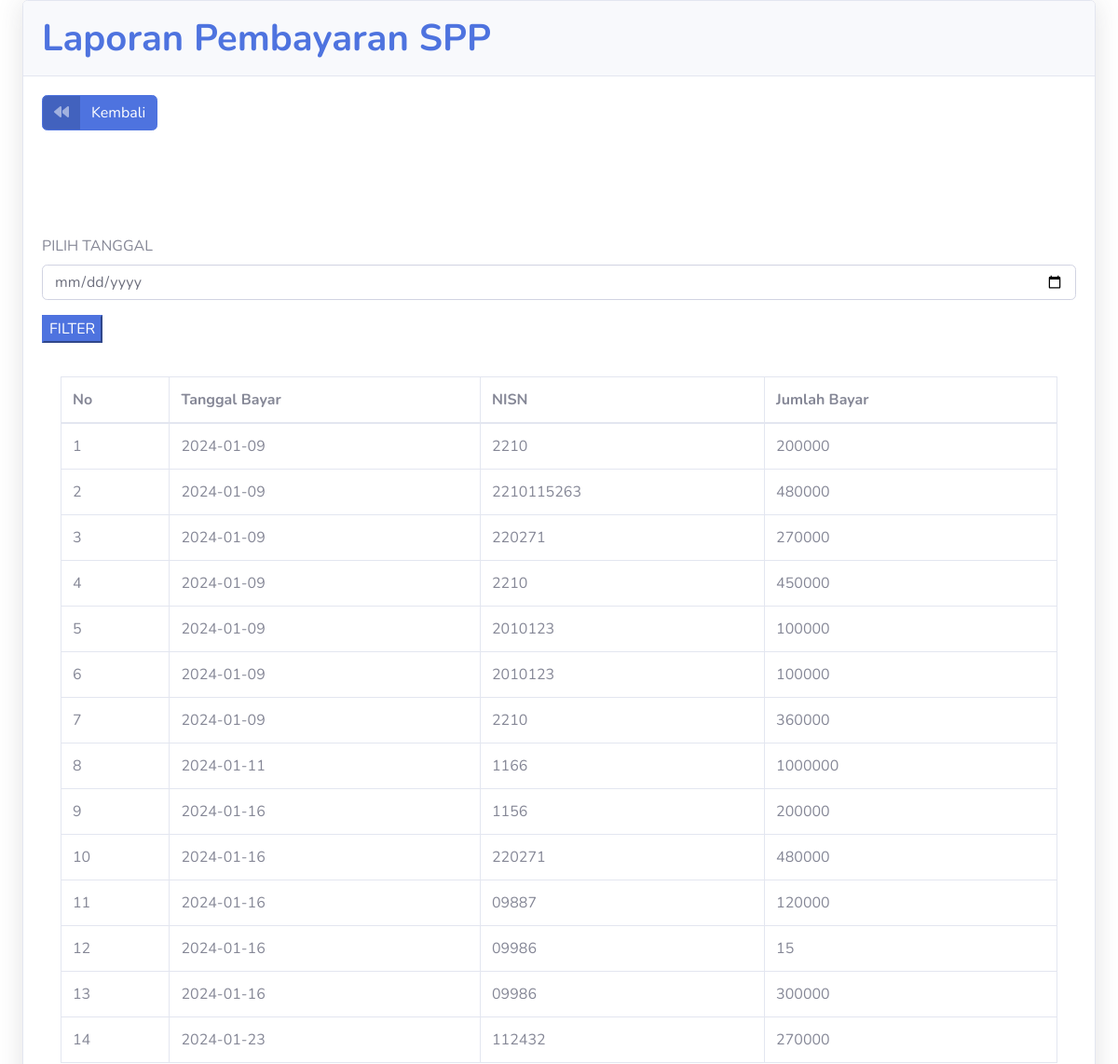
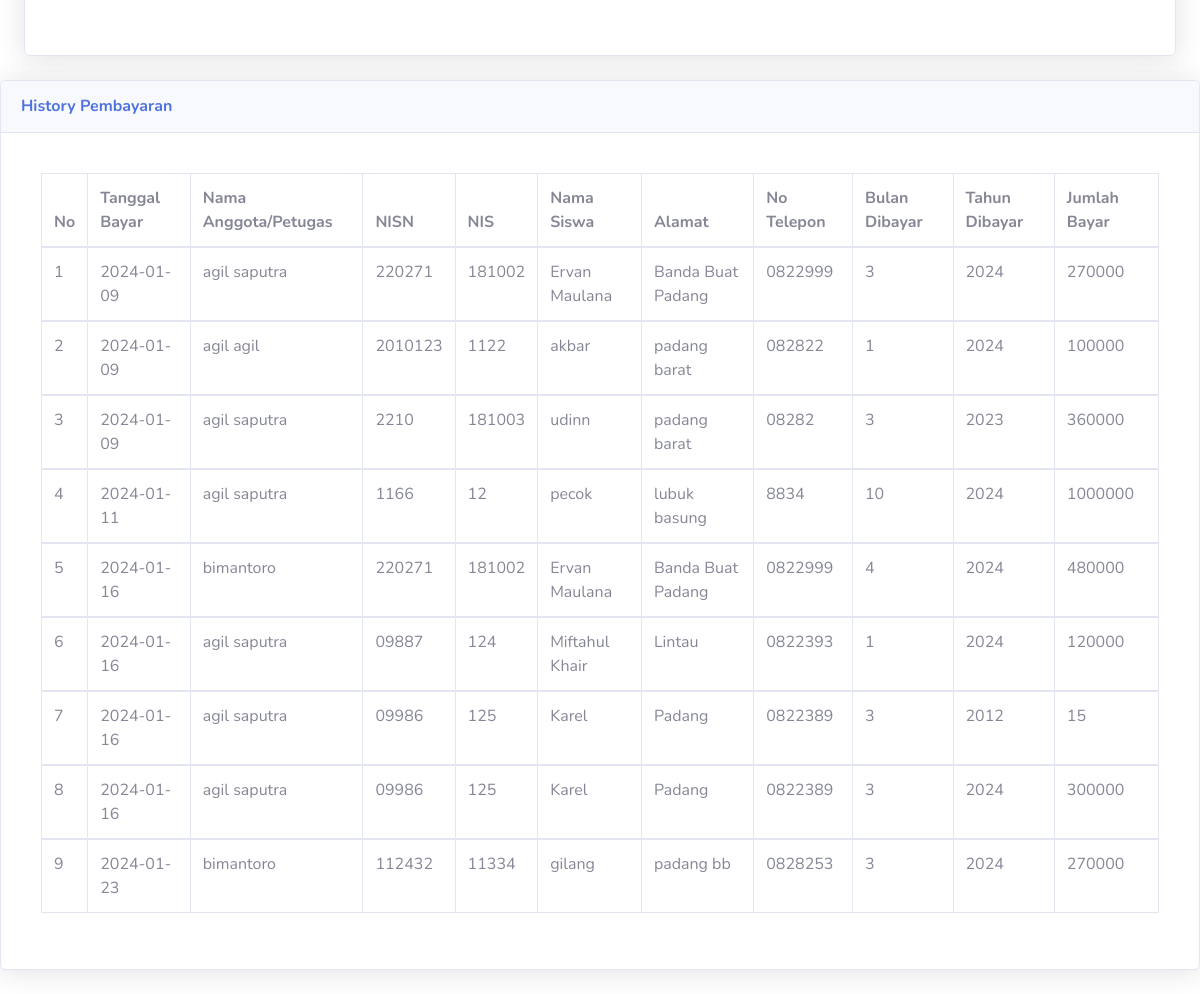
The app's page /informasi.php with its own data (2 pictures, top to bottom).
### tables this page shows
CREATE TABLE IF NOT EXISTS `pembayaran` (
  `id_pembayaran` int(11) NOT NULL AUTO_INCREMENT,
  `id_anggota` int(11) NOT NULL,
  `nisn` varchar(10) NOT NULL,
  `tanggal_bayar` date NOT NULL,
  `bulan_dibayar` varchar(10) NOT NULL,
  `tahun_dibayar` varchar(4) NOT NULL,
  `id_spp` int(11) NOT NULL,
  `jumlah_bayar` int(11) NOT NULL,
  PRIMARY KEY (`id_pembayaran`)
);

CREATE TABLE IF NOT EXISTS `anggota` (
  `id_anggota` int(11) NOT NULL AUTO_INCREMENT,
  `username` varchar(25) NOT NULL,
  `password` varchar(32) NOT NULL,
  `nama_anggota` varchar(35) NOT NULL,
  `level` enum('admin','walikelas','','') NOT NULL,
  PRIMARY KEY (`id_anggota`)
);

CREATE TABLE IF NOT EXISTS `siswa` (
  `nisn` char(10) NOT NULL,
  `nis` char(8) NOT NULL,
  `nama` varchar(35) NOT NULL,
  `id_kelas` int(11) NOT NULL,
  `alamat` varchar(255) NOT NULL,
  `no_telp` varchar(13) NOT NULL,
  `id_spp` int(11) NOT NULL,
  PRIMARY KEY (`nisn`)
);

### informasi.php (the view, shortened to what this page needs)
<!DOCTYPE html>
<html lang="en">
<head>
  <link rel="stylesheet" href="https://cdnjs.cloudflare.com/ajax/libs/font-awesome/6.5.1/css/all.min.css" />
  <link href="../TA_Agil-Saputra_220271_WEBPROG/css/sb-admin-2.min.css" rel="stylesheet">
</head>
<body id="page-top">
<div class="container-fluid">
         <div class="card shadow mb-4">
            <div class="card-header py-3">
              <h1 class="m-0 font-weight-bold text-primary">Laporan Pembayaran SPP</h1>
            </div>
            <div class="card-body">
              <a href="index.php" class="btn btn-primary btn-icon-split">
                        <span class="icon text-white-50">
                        <i class="fa-solid fa-backward"></i>
                        </span>
                        <span class="text">Kembali</span>
                       </a>
                     </div>
<?php
include 'koneksi.php';
?>
                      <br/><br/><br/>
                      <div class="card-body">
                      <form method="get" action="data_laporan.php">
                        <div class="form-group cols-sm-6">
                        <label>PILIH TANGGAL</label>
                        <input type="date" name="tanggal_bayar" class="form-control">
                      </div>
                      <div class="form-group cols-sm-6">
                        <input type="submit" value="FILTER" class="btn-primary">
                      </form>
                    </div>
                      <div class="card-body">
                        <div class="table-responsive">
                          <table class="table table-bordered" id="dataTable" width="100%" cellspacing="0">
                            <thead>
                              <tr>
                                <th>No</th>
                                <th>Tanggal Bayar</th>
                                <th>NISN</th>
                                <th>Jumlah Bayar</th>
                              </tr>
                            </thead>
                        <?php
                        $no = 1;
                        if(isset($_GET['tanggal_bayar'])){
                          $tgl = $_GET['tanggal_bayar'];
                          $sql = mysqli_query($koneksi,"select * from pembayaran where tanggal_bayar='$tgl'");
                        }else{
                          $sql = mysqli_query($koneksi,"select * from pembayaran");
                        }
                        while($data = mysqli_fetch_array($sql)){
                        ?>
                        <tr>
                          <td><?php echo $no++; ?></td>
                          <td><?php echo $data['tanggal_bayar']; ?></td>
                          <td><?php echo $data['nisn']; ?></td>
                          <td><?php echo $data['jumlah_bayar']; ?></td>
                        </tr>
                        <?php
                        }
                        ?>
                      </table>
                    </div>
                  </div>
                  </div>
                </div>
 <div class="card shadow mb-4">
            <div class="card-header py-3">
              <h6 class="m-0 font-weight-bold text-primary">History Pembayaran</h6>
            </div>
            <div class="card-body">
            <div class="card-body">
              <div class="table-responsive">
                <table class="table table-bordered" id="dataTable" width="100%" cellspacing="0">
                  <thead>
                    <tr>
                      <th>No</th>
                      <th>Tanggal Bayar</th>
                      <th>Nama Anggota/Petugas</th>
                      <th>NISN</th>
                      <th>NIS</th>
                      <th>Nama Siswa</th>
                      <th>Alamat</th>
                      <th>No Telepon</th>
                      <th>Bulan Dibayar</th>
                      <th>Tahun Dibayar</th>
                      <th>Jumlah Bayar</th>
                    </tr>
                  </thead>
                  <?php
                  include "koneksi.php";
                  $no=1;
                  $sql=mysqli_query($koneksi,"SELECT * FROM pembayaran JOIN siswa ON siswa.nisn=pembayaran.nisn JOIN anggota ON anggota.id_anggota=pembayaran.id_anggota");
                  while ($data=mysqli_fetch_array($sql)) {
                    ?>
                  <tbody>
                    <tr>
                      <td><?php echo $no++; ?></td>
                      <td><?php echo $data['tanggal_bayar']; ?></td>
                      <td><?php echo $data['nama_anggota']; ?></td>
                      <td><?php echo $data['nisn']; ?></td>
                      <td><?php echo $data['nis']; ?></td>
                      <td><?php echo $data['nama']; ?></td>
                      <td><?php echo $data['alamat']; ?></td>
                      <td><?php echo $data['no_telp']; ?></td>
                      <td><?php echo $data['bulan_dibayar']; ?></td>
                      <td><?php echo $data['tahun_dibayar']; ?></td>
                      <td><?php echo $data['jumlah_bayar']; ?></td>
                    </tr>
                  </tbody>
                <?php }
                ?>
                </table>
              </div>
            </div>
          </div>
        </div>
</body>
</html>

### records on screen
pembayaran: tanggal_bayar "2024-01-09", nisn "2210", jumlah_bayar "200000"
pembayaran: tanggal_bayar "2024-01-09", nisn "2210115263", jumlah_bayar "480000"
pembayaran: tanggal_bayar "2024-01-09", nisn "220271", jumlah_bayar "270000", id_anggota.nama_anggota "agil saputra", siswa.nisn "220271", siswa.nis "181002", siswa.nama "Ervan Maulana", siswa.alamat "Banda Buat Padang", siswa.no_telp "0822999", bulan_dibayar "3", tahun_dibayar "2024"
pembayaran: tanggal_bayar "2024-01-09", nisn "2210", jumlah_bayar "450000"
pembayaran: tanggal_bayar "2024-01-09", nisn "2010123", jumlah_bayar "100000"
pembayaran: tanggal_bayar "2024-01-09", nisn "2010123", jumlah_bayar "100000", id_anggota.nama_anggota "agil agil", siswa.nisn "2010123", siswa.nis "1122", siswa.nama "akbar", siswa.alamat "padang barat", siswa.no_telp "082822", bulan_dibayar "1", tahun_dibayar "2024"
pembayaran: tanggal_bayar "2024-01-09", nisn "2210", jumlah_bayar "360000", id_anggota.nama_anggota "agil saputra", siswa.nisn "2210", siswa.nis "181003", siswa.nama "udinn", siswa.alamat "padang barat", siswa.no_telp "08282", bulan_dibayar "3", tahun_dibayar "2023"
pembayaran: tanggal_bayar "2024-01-11", nisn "1166", jumlah_bayar "1000000", id_anggota.nama_anggota "agil saputra", siswa.nisn "1166", siswa.nis "12", siswa.nama "pecok", siswa.alamat "lubuk basung", siswa.no_telp "8834", bulan_dibayar "10", tahun_dibayar "2024"
pembayaran: tanggal_bayar "2024-01-16", nisn "1156", jumlah_bayar "200000"
pembayaran: tanggal_bayar "2024-01-16", nisn "220271", jumlah_bayar "480000", id_anggota.nama_anggota "bimantoro", siswa.nisn "220271", siswa.nis "181002", siswa.nama "Ervan Maulana", siswa.alamat "Banda Buat Padang", siswa.no_telp "0822999", bulan_dibayar "4", tahun_dibayar "2024"
pembayaran: tanggal_bayar "2024-01-16", nisn "09887", jumlah_bayar "120000", id_anggota.nama_anggota "agil saputra", siswa.nisn "09887", siswa.nis "124", siswa.nama "Miftahul Khair", siswa.alamat "Lintau", siswa.no_telp "0822393", bulan_dibayar "1", tahun_dibayar "2024"
pembayaran: tanggal_bayar "2024-01-16", nisn "09986", jumlah_bayar "15", id_anggota.nama_anggota "agil saputra", siswa.nisn "09986", siswa.nis "125", siswa.nama "Karel", siswa.alamat "Padang", siswa.no_telp "0822389", bulan_dibayar "3", tahun_dibayar "2012"
pembayaran: tanggal_bayar "2024-01-16", nisn "09986", jumlah_bayar "300000", id_anggota.nama_anggota "agil saputra", siswa.nisn "09986", siswa.nis "125", siswa.nama "Karel", siswa.alamat "Padang", siswa.no_telp "0822389", bulan_dibayar "3", tahun_dibayar "2024"
pembayaran: tanggal_bayar "2024-01-23", nisn "112432", jumlah_bayar "270000", id_anggota.nama_anggota "bimantoro", siswa.nisn "112432", siswa.nis "11334", siswa.nama "gilang", siswa.alamat "padang bb", siswa.no_telp "0828253", bulan_dibayar "3", tahun_dibayar "2024"
